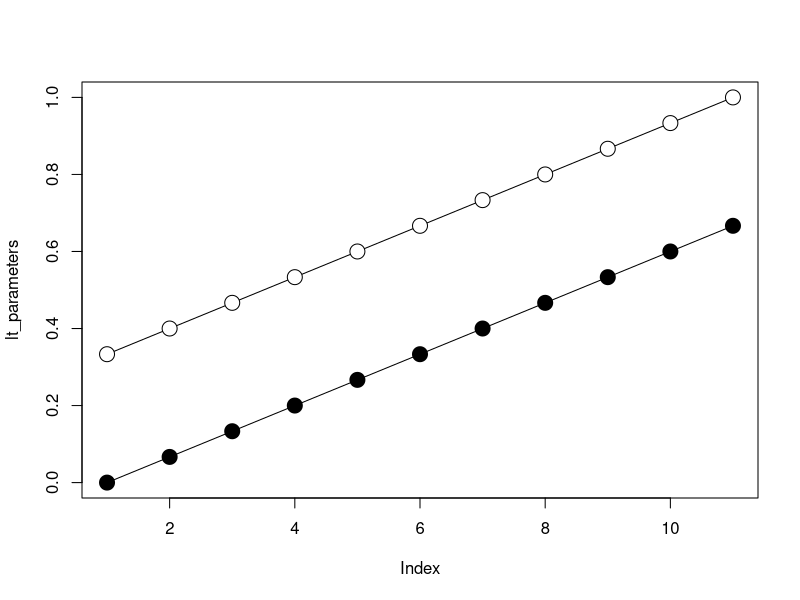

Source code (R):

prev_choices <- 0:10
lt_parameters <- (2/3)*prev_choices/10
st_parameters <- (1/3)+(2/3)*prev_choices/10

plot(lt_parameters,ylim=c(0,1),pch=21,bg='black',type='o',cex=2)
points(st_parameters,pch=21,bg='white',type='o',cex=2)


havard_game <- function(choice) {
  
  if(choice=='short_term'){
    result <- rbinom(1,size=1,prob=st_parameters[pos])
    if(pos!=1){
      pos <- pos-1
    }
  }
  else if(choice=='long_term'){
    result <- rbinom(1,size=1,prob=lt_parameters[pos])
    if(pos!=11){
      pos <- pos+1
    }
  }
  
  return(result)
}


wsls <- function(previous_choice,
                 previous_result,
                 trial,
                 theta) {

  if(trial!=1){
    if(previous_result=='win'){
      next_choice <- previous_choice
    }
    else{
      next_choice <- possible_choices[which(possible_choices!=previous_choice)]
    }
  }  
  else{
    next_choice <- rbinom(1,size=1,prob=theta)
  }
  
}


# previous_choice <- 'short_term'

# Global Variables
possible_choices <- c('short_term','long_term')
pos <- 5 # starting indexing of alternatives' vectors
